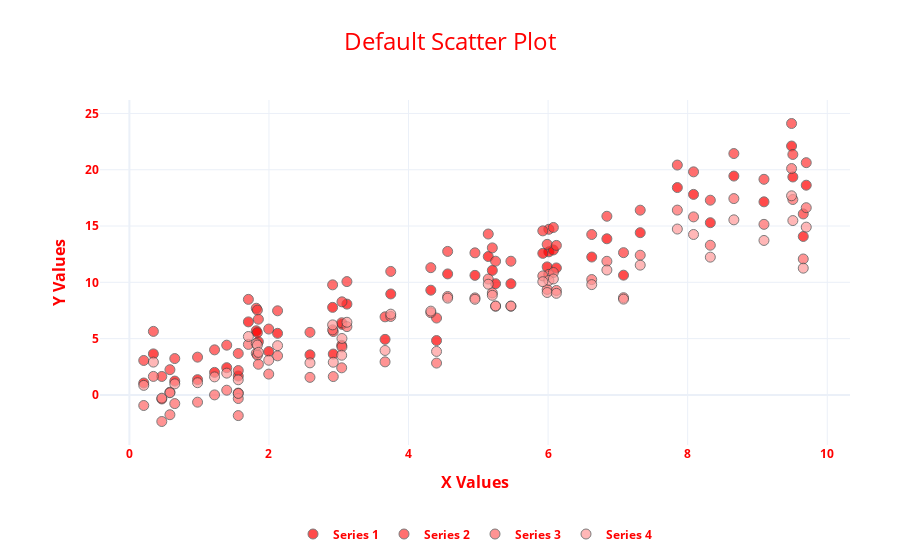

Notebook source saved alongside this figure:
### Code cell
chart_request = chai.handle_request(prompt = chart_prompt, chart_type='scatter')
